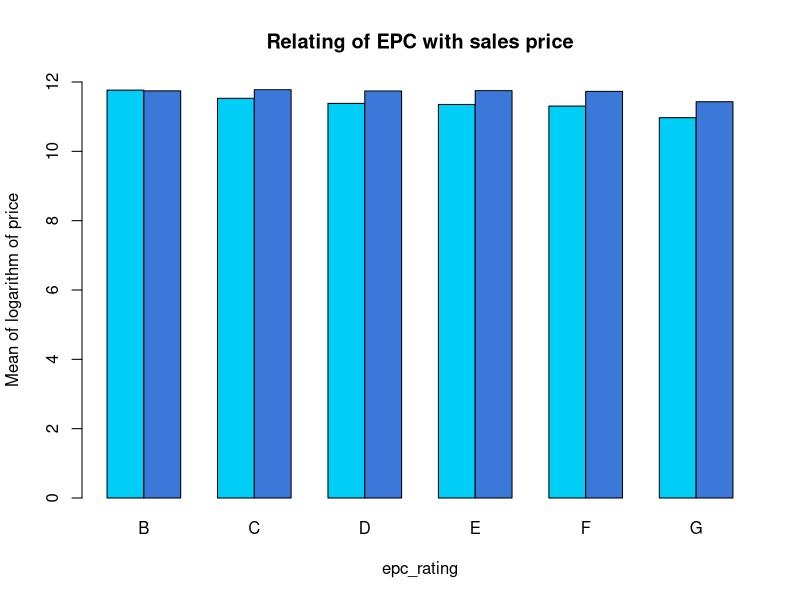
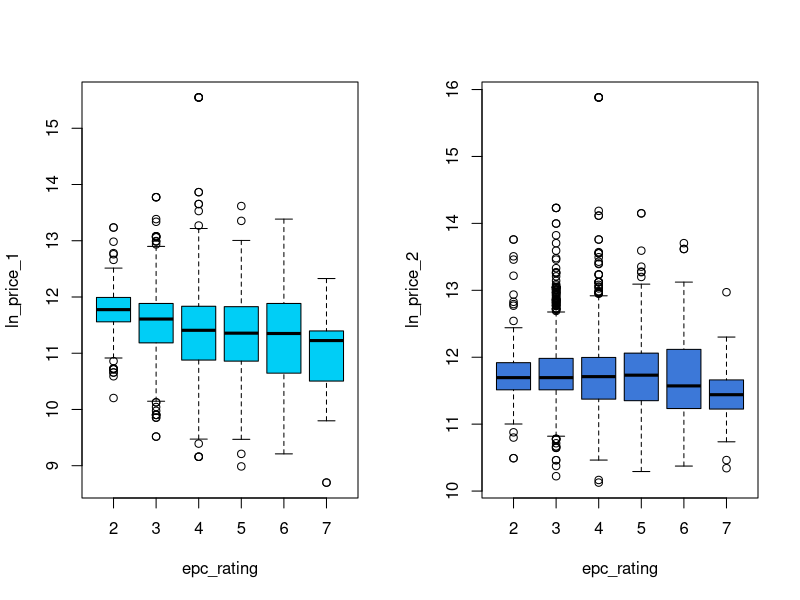
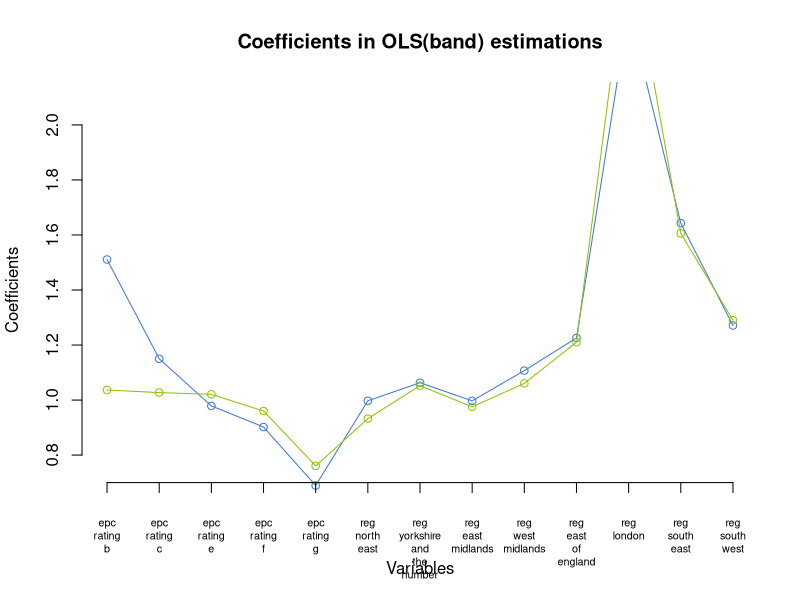
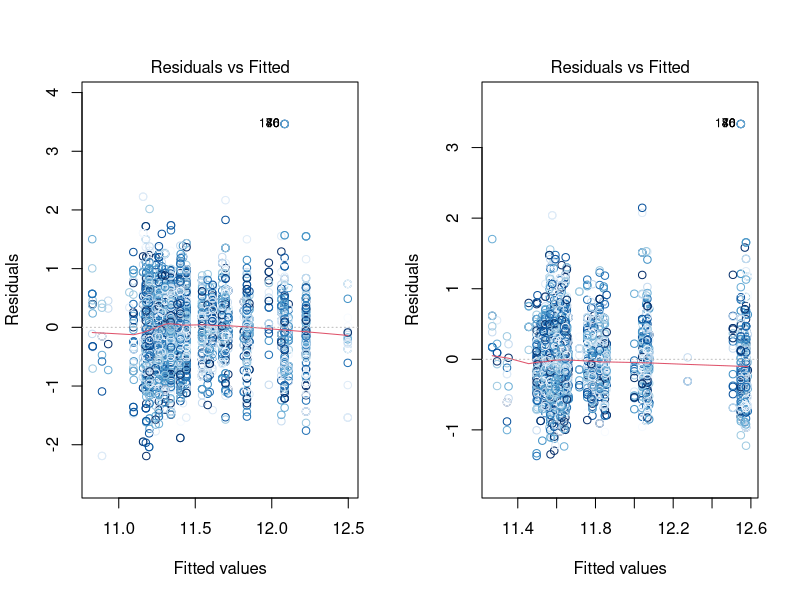
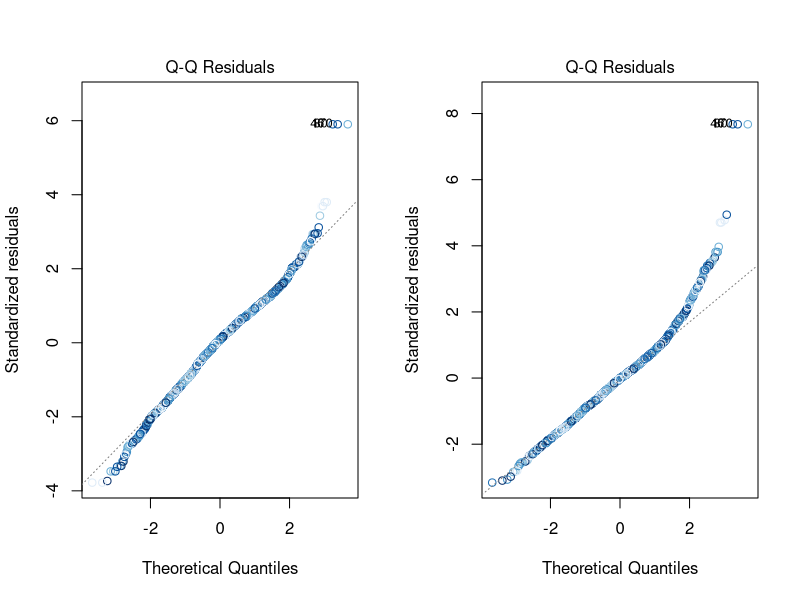
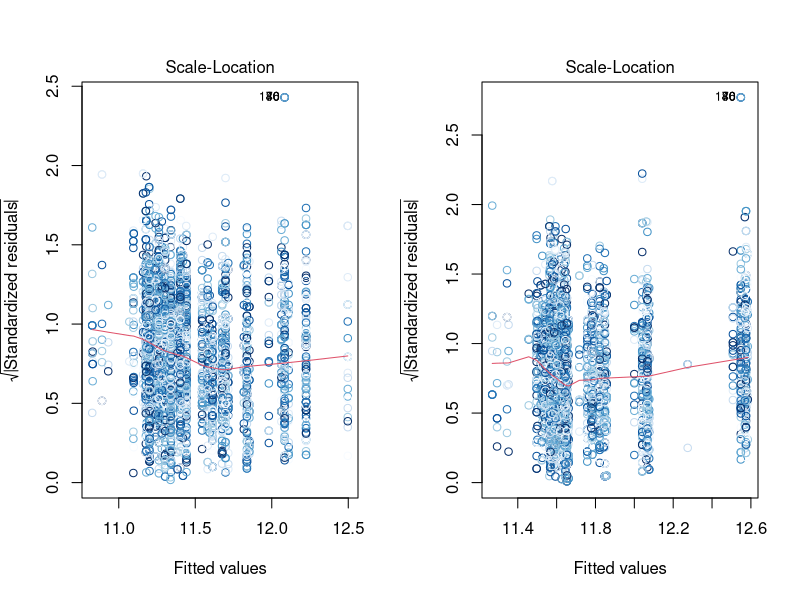
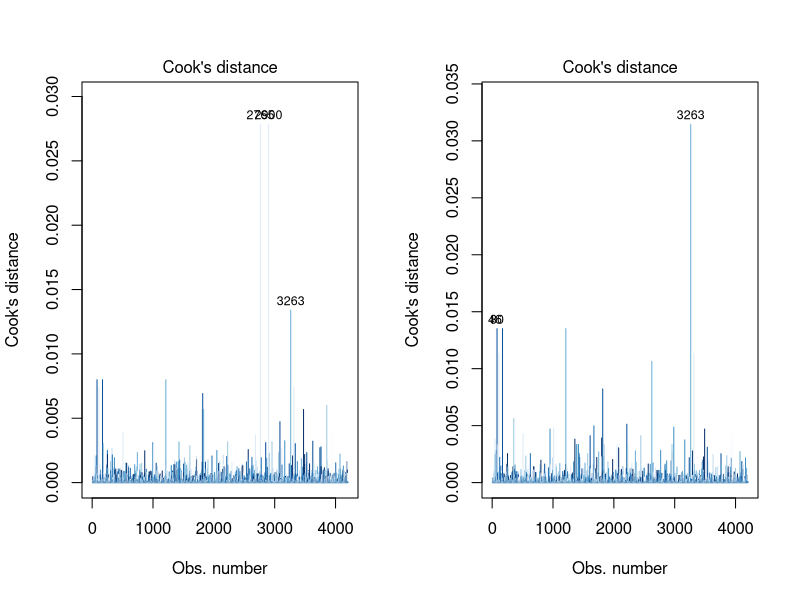
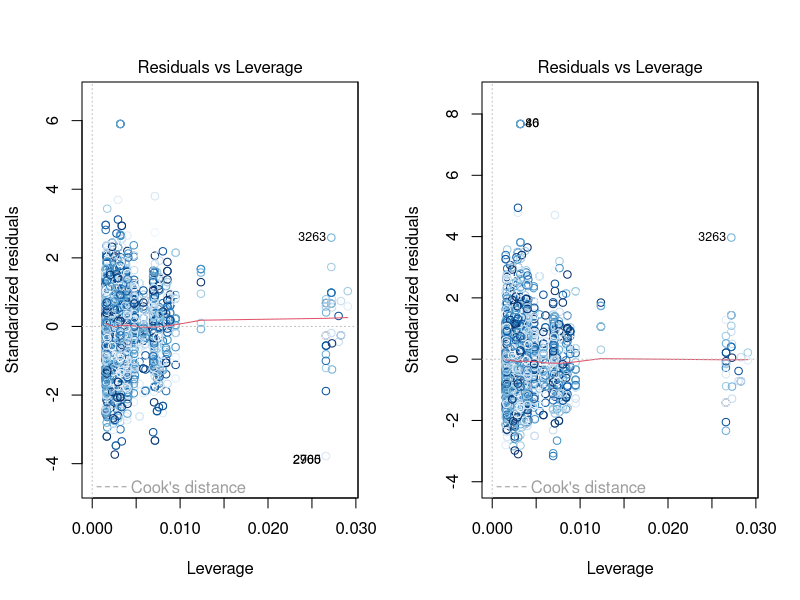

R code for these plots, in order:
Data <- read.csv("Data.csv") # nolint

# INDEX
# Hedonic regression of prices (band)
# relation of rating and time between sale
# hedonic regression of time
# relation of regions and house prices
# relation of regions and time between sale
# Hedonic regression of prices (continuous)
# Repeat sales index


# relation of rating and house prices
epc_rating <- Data$epc_rating_a +
    2 * Data$epc_rating_b +
    3 * Data$epc_rating_c +
    4 * Data$epc_rating_d +
    5 * Data$epc_rating_e + 6 * Data$epc_rating_f + 7 * Data$epc_rating_g
# epc_rating corresponds epc_rating, 1 for A, 2 for B ... 7 for G.

windows()
barplot(
    rbind(
        tapply(Data$ln_price_1, epc_rating, mean),
        tapply(Data$ln_price_2, epc_rating, mean)
    ),
    beside = TRUE, ylim = c(0, 12),
    names.arg = c("B", "C", "D", "E", "F", "G"),
    col = c("#00CEF6", "#3C78D8"),
    xlab = "epc_rating",
    ylab = "Mean of logarithm of price",
    main = "Relating of EPC with sales price",
)
windows()
par(mfrow = c(1, 2))

boxplot(Data$ln_price_1 ~ epc_rating, ylab = "ln_price_1", col = c("#00CEF6"))
boxplot(Data$ln_price_2 ~ epc_rating, ylab = "ln_price_2", col = c("#3C78D8"))


# hedonic regression of prices
epc_price1 <- lm(ln_price_1 ~ epc_rating_b +
    epc_rating_c + epc_rating_e +
    epc_rating_f + epc_rating_g +
    reg_north_east +
    reg_yorkshire_and_the_humber + reg_east_midlands +
    reg_west_midlands + reg_east_of_england +
    reg_london + reg_south_east + reg_south_west, data = Data)


epc_price2 <- lm(ln_price_2 ~ epc_rating_b +
    epc_rating_c + epc_rating_e +
    epc_rating_f + epc_rating_g +
    reg_north_east +
    reg_yorkshire_and_the_humber + reg_east_midlands +
    reg_west_midlands + reg_east_of_england +
    reg_london + reg_south_east + reg_south_west, data = Data)


options(scipen = 999)
sink("OLS(band).txt")
print(summary(epc_price1))
print(summary(epc_price2))
# Summary shows the statistically significant variables of of ln_price
# Positivity of coefficients imply positive associativity


hedonic_price1 <- exp(epc_price1$coefficients) # hedonic price index1
hedonic_price2 <- exp(epc_price2$coefficients) # hedonic price index2

# confidence intervals for model coefficients
confint(epc_price1, conf.level = 0.95)
confint(epc_price2, conf.level = 0.95)


windows()
plot(1:13, hedonic_price1[-1],
    type = "n",
    axes = F,
    ylab = "",
    xlab = "",
    ylim = c(0.7, 2.1)
)

lines(1:13, hedonic_price1[-1], type = "o", col = "#3C78D8")
lines(1:13, hedonic_price2[-1], type = "o", col = "#8EC400")
axis(2)
axis(1,
    at = 1:13,
    labels = gsub("_", "\n", names(hedonic_price1)[-1]),
    padj = 1, pos = 0.7, cex.axis = 0.65
)
title(
    main = "Coefficients in OLS(band) estimations",
    ylab = "Coefficients",
    xlab = "Variables"
)

# Diagnostic plots for the model- 4 Residual plots-
# Residual = True value - Fitted value
# Residuals vs Fitted
# Normal Probability Plot of Residuals
# sqrt(|standardized residual|) vs fitted values
# Residuals vs Leverage
for (i in 1:6) {
    windows()
    par(mfrow = c(1, 2))
    plot(epc_price1, which = c(i), col = blues9)
    plot(epc_price2, which = c(i), col = blues9)
}

# Partial Residue plots
windows()
par(mfrow = c(4, 4))
termplot(epc_price1,
    partial.resid = TRUE, col.res = blues9, smooth = panel.smooth
)

windows()
par(mfrow = c(4, 4))
termplot(epc_price2,
    partial.resid = TRUE, col.res = blues9, smooth = panel.smooth
)


# relation of rating and time between sale
windows()
par(mfrow = c(1, 2))
barplot(
    tapply(Data$days_between_sale, epc_rating, mean),
    beside = TRUE,
    names.arg = c("B", "C", "D", "E", "F", "G"),
    col = c("#00CEF6", "#3C78D8"),
    xlab = "EPC rating", ylab = "Mean days between sale"
)
boxplot(Data$days_between_sale ~ epc_rating,
    xlab = "EPC rating", ylab = "Days between sale", col = c("#00CEF6")
)

sink()

# relation of region and rating
windows()
barplot(
    t(rbind(
        tapply(Data$reg_north_east, epc_rating, sum),
        tapply(Data$reg_north_west, epc_rating, sum),
        tapply(Data$reg_yorkshire_and_the_humber, epc_rating, sum),
        tapply(Data$reg_east_midlands, epc_rating, sum),
        tapply(Data$reg_west_midlands, epc_rating, sum),
        tapply(Data$reg_east_of_england, epc_rating, sum),
        tapply(Data$reg_london, epc_rating, sum),
        tapply(Data$reg_south_east, epc_rating, sum),
        tapply(Data$reg_south_west, epc_rating, sum)
    ) / 4201),
    ylim = c(0, 0.2),
    names.arg = gsub("_", " ", substring(colnames(Data)[36:44], 5)),
    col = rev(blues9),
    xlab = "Regions",
    ylab = "Frequency"
)

regions <- Data$reg_north_east +
    2 * Data$reg_north_west +
    3 * Data$reg_yorkshire_and_the_humber +
    4 * Data$reg_east_midlands +
    5 * Data$reg_west_midlands +
    6 * Data$reg_east_of_england +
    7 * Data$reg_london +
    8 * Data$reg_south_east +
    9 * Data$reg_south_west

# relation of regions and house prices
windows()
barplot(
    rbind(
        tapply(Data$ln_price_1, regions, mean),
        tapply(Data$ln_price_2, regions, mean)
    ),
    beside = TRUE, ylim = c(0, 14),
    names.arg = gsub("_", " ", substring(colnames(Data)[36:44], 5)),
    xlab = "Regions",
    col = c("#00CEF6", "#3C78D8"),
    ylab = "Mean of logarithm of sales price"
)

windows()
par(mfrow = c(1, 2))
boxplot(Data$ln_price_1 ~ regions,
    xlab = "Regions", ylab = "Logarithm of first sales price",
    col = c("#00CEF6")
)
boxplot(Data$ln_price_2 ~ regions,
    xlab = "Regions", ylab = "Logarithm of second sales price",
    col = c("#3C78D8")
)

# relation of regions and time between sale
windows()
par(mfrow = c(1, 2))
barplot(
    tapply(Data$days_between_sale, regions, mean),
    beside = TRUE,
    names.arg = gsub("_", " ", substring(colnames(Data)[36:44], 5)),
    xlab = "Regions",
    col = c("#00CEF6", "#3C78D8"),
    cex.axis = 0.65,
    ylab = "Mean of days between sale"
)

boxplot(Data$days_between_sale ~ regions,
    xlab = "Regions", ylab = "Mean of days between sale",
    col = c("#00CEF6")
)


# Continuous OLS
library(MASS)
windows()

price1_bc <- boxcox(price_1 ~ imd_score + income_score +
    emp_score + educ_score +
    health_score + crime_score +
    barrier_score + living_score, data = Data)

epc_price1_cont <- lm(ln_price_1 ~ imd_score + income_score +
    emp_score + educ_score +
    health_score + crime_score +
    barrier_score + living_score, data = Data)

price2_bc <- boxcox(price_2 ~ imd_score + income_score +
    emp_score + educ_score +
    health_score + crime_score +
    barrier_score + living_score, data = Data)

epc_price2_cont <- lm(t_price_2 ~ imd_score + income_score +
    emp_score + educ_score +
    health_score + crime_score +
    barrier_score + living_score, data = Data)

sink("OLS(continuous).txt")
print(summary(epc_price1_cont))
print(summary(epc_price2_cont))

hedonic_price1_cont <- epc_price1_cont$coefficients
hedonic_price2_cont <- epc_price2_cont$coefficients

# confidence intervals for model coefficients
confint(epc_price1_cont, conf.level = 0.95)
confint(epc_price2_cont, conf.level = 0.95)

windows()
plot(1:8, hedonic_price1_cont[-1],
    type = "n",
    axes = F,
    ylab = "",
    xlab = "",
)
lines(1:8, hedonic_price1_cont[-1], type = "o", col = "#3C78D8")
lines(1:8, hedonic_price2_cont[-1], type = "o", col = "#8EC400")
axis(2)
axis(1,
    at = 1:8,
    labels = gsub("_", "\n", names(hedonic_price1_cont)[-1]),
    padj = 1, pos = -0.00007
)
title(
    main = "Coefficients in OLS(continuous) estimations",
    ylab = "Coefficients",
    xlab = "Variables"
)
sink()

windows()
par(mfrow = c(2, 4))
termplot(epc_price1_cont,
    partial.resid = TRUE, col.res = blues9, smooth = panel.smooth
)

windows()
par(mfrow = c(2, 4))
termplot(epc_price2_cont,
    partial.resid = TRUE, col.res = blues9, smooth = panel.smooth
)

# Repeat sales index
rsi <- read.csv("RSI.csv")
index <- lm(log_change ~ 0 + Y1996 + Y1997 + Y1998 + Y1999 +
    Y2000 + Y2001 + Y2002 + Y2003 + Y2004 + Y2005 + Y2006 + Y2007 + Y2008
    + Y2009 + Y2010 + Y2011 + Y2012, data = rsi)
windows()
rs_index <- exp(coef(index))
plot(rs_index, type = "o", axes = F, xlab = "", ylab = "", col = "#3C78D8")
axis(2)
axis(1,
    at = 1:17,
    labels = gsub("Y", "", colnames(rsi)[4:20]),
    padj = 1
)
title(
    main = "Repeated Sales Index",
    ylab = "Index",
    xlab = "Year"
)
